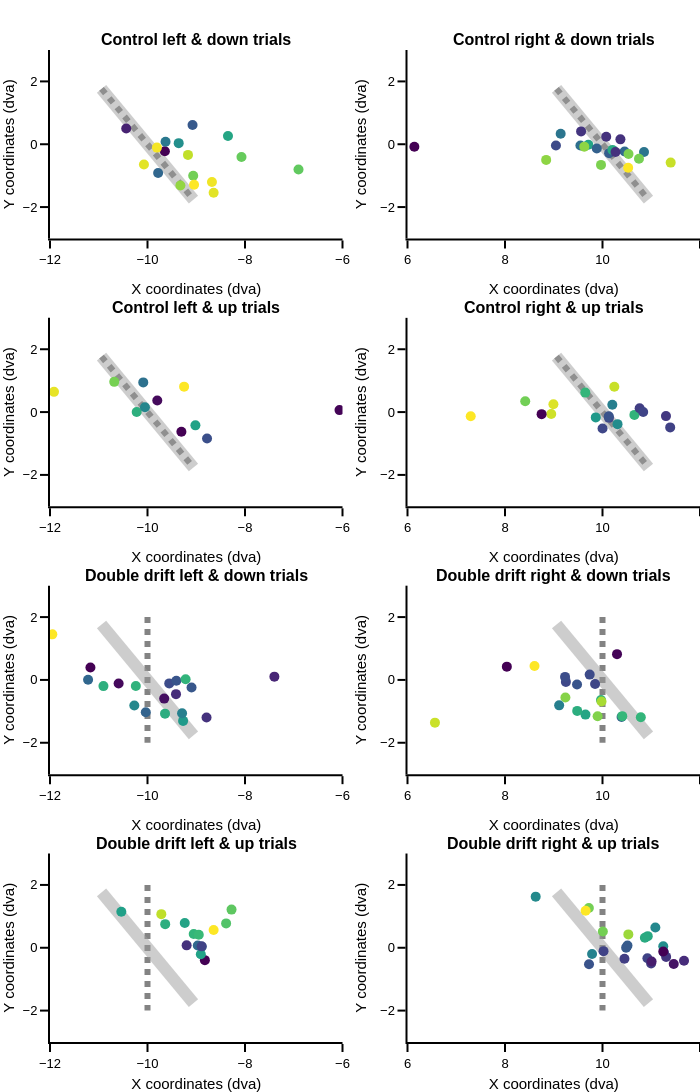

The notebook cell this image was saved under:
### Code cell
# figure specific settings
subplot_titles = ('<b>Control left & down trials<b>', '<b>Control right & down trials<b>',
                  '<b>Control left & up trials<b>', '<b>Control right & up trials<b>',
                  '<b>Double drift left & down trials<b>', '<b>Double drift right & down trials<b>',
                  '<b>Double drift left & up trials<b>', '<b>Double drift right & up trials<b>')

# subplot settings

rows, cols = 4, 2
leg_mergin = 0
fig_height, fig_width = 350*rows, 350*cols+leg_mergin
column_widths,row_heights = [1,1],[1,1,1,1]
sb_specs = [[{},{}], [{},{}], [{},{}], [{},{}]]
fig = make_subplots(rows=rows, cols=cols, print_grid=False, vertical_spacing=0.08, horizontal_spacing=0.1, 
                    column_widths=column_widths, row_heights=row_heights, subplot_titles=subplot_titles)

sds = ['Left saccades', 'Right saccades']
sd_cols = [colors_panel[1], colors_panel[7]]

x_legend = 1.05
y_legend_step = 0.03
y_legend_sd = 0.97
rad_leg = 0.016
color_scale = 'Viridis'

# Perceived path
gabor_path, gabor_steps = 4, 10
df_cond = df_all.loc[(df_all.main_sac_trial == 1)]
for col in np.arange(cols):
    if col == 0: ctr_ext_motion = [-10, 0]
    elif col == 1: ctr_ext_motion = [10, 0]
    for row in np.arange(rows):
        if row == 0: ext_motion_ori = df_cond.ext_mot_ori.mean()
        elif row == 1: ext_motion_ori = df_cond.ext_mot_ori.mean()
        elif row == 2: ext_motion_ori = 0
        elif row == 3: ext_motion_ori = 0
        amp_from_ctr = np.linspace(-gabor_path/2, gabor_path/2, gabor_steps);
        gabor_ctrs = [ctr_ext_motion[0] + amp_from_ctr * np.cos(np.deg2rad(ext_motion_ori+90)), 
                      ctr_ext_motion[1] + amp_from_ctr * -np.sin(np.deg2rad(ext_motion_ori+90))]
        fig.append_trace(go.Scatter(x=gabor_ctrs[0], y=gabor_ctrs[1], mode='lines', marker_color='rgba(100, 100, 100, 0.8)', 
                                    line_width=6, line_dash='dot'), row=row+1, col=col+1)
     
# # Show Physical gabor path
for col in np.arange(cols):
    if col == 0: ctr_ext_motion = [-10, 0]
    elif col == 1: ctr_ext_motion = [10, 0]
    for row in np.arange(rows):
        if row == 0: ext_motion_ori = df_cond.ext_mot_ori.mean()
        elif row == 1: ext_motion_ori = df_cond.ext_mot_ori.mean()
        elif row == 2: ext_motion_ori = df_cond.ext_mot_ori.mean()
        elif row == 3: ext_motion_ori = df_cond.ext_mot_ori.mean()
        amp_from_ctr = np.linspace(-gabor_path/2, gabor_path/2, gabor_steps);
        gabor_ctrs = [ctr_ext_motion[0] + amp_from_ctr * np.cos(np.deg2rad(ext_motion_ori+90)), 
                      ctr_ext_motion[1] + amp_from_ctr * -np.sin(np.deg2rad(ext_motion_ori+90))]
        fig.append_trace(go.Scatter(x=gabor_ctrs[0], y=gabor_ctrs[1], mode='lines', marker_color='rgba(155, 155, 155, 0.5)', 
                                    line_width=12), row=row+1, col=col+1)

for row in np.arange(rows):
    if row == 0: trial_type, ext_mot_ver_dir = 1, 1
    elif row == 1: trial_type, ext_mot_ver_dir = 1, 2
    elif row == 2: trial_type, ext_mot_ver_dir = 2, 1
    elif row == 3: trial_type, ext_mot_ver_dir = 2, 2

    for sd_num, sd in enumerate(sds):

        df_cond = df_all.loc[(df_all.main_sac_trial == 1) & (df_all.ext_mot_pos == sd_num+1) 
                              & (df_all.trial_type == trial_type) & (df_all.ext_mot_ver_dir==ext_mot_ver_dir)]
        x = df_cond['sac_x_offset_trial']
        y = df_cond['sac_y_offset_trial']
        z = df_cond['sac_onset_gabor_path_prct']

        fig.append_trace(go.Scatter(x=x, y=y, name=sd, mode='markers',
                                    marker_color=z, marker_colorscale=color_scale, marker_showscale=False,
                                    marker_size=10, marker_opacity=1, marker_symbol='circle'), 
                                    row=row+1, col=sd_num+1)
        
# axes settings
for row in np.arange(rows):
    for col in np.arange(cols):
        if col==0: x_range = [-12,-6]
        else: x_range = [6,12]
        fig.update_xaxes(visible=True, ticklen=8, linewidth=template_specs['axes_width'], range=x_range, title='X coordinates (dva)', row=row+1, col=col+1)
        fig.update_yaxes(visible=True, ticklen=8, linewidth=template_specs['axes_width'], range=[-3,3], title='Y coordinates (dva)',row=row+1, col=col+1)
    
fig.layout.update(template=fig_template, width=fig_width, height=fig_height, margin_l=50, 
                  margin_r=leg_mergin, margin_t=50, margin_b=50, showlegend=False)
fig.show()
if not os.path.exists(fig_dir):os.mkdir(fig_dir)
fig.write_image('{}/{}_saccade_correlation_all.pdf'.format(fig_dir, subject))

### Figure 1 — Plotly figure (JSON) as saved in the notebook; plotly's stock layout.template omitted (floating-point values rounded to 4 significant figures)
{"data": [{"line": {"dash": "dot", "width": 6}, "marker": {"color": "rgba(100, 100, 100, 0.8)"}, "mode": "lines", "type": "scatter", "x": [-10.94, -10.73, -10.52, -10.31, -10.1, -9.895, -9.686, -9.476, -9.267, -9.057], "xaxis": "x", "y": [1.764, 1.372, 0.9799, 0.5879, 0.196, -0.196, -0.5879, -0.9799, -1.372, -1.764], "yaxis": "y"}, {"line": {"dash": "dot", "width": 6}, "marker": {"color": "rgba(100, 100, 100, 0.8)"}, "mode": "lines", "type": "scatter", "x": [-10.94, -10.73, -10.52, -10.31, -10.1, -9.895, -9.686, -9.476, -9.267, -9.057], "xaxis": "x3", "y": [1.764, 1.372, 0.9799, 0.5879, 0.196, -0.196, -0.5879, -0.9799, -1.372, -1.764], "yaxis": "y3"}, {"line": {"dash": "dot", "width": 6}, "marker": {"color": "rgba(100, 100, 100, 0.8)"}, "mode": "lines", "type": "scatter", "x": [-10.0, -10.0, -10.0, -10.0, -10.0, -10.0, -10.0, -10.0, -10.0, -10.0], "xaxis": "x5", "y": [2.0, 1.556, 1.111, 0.6667, 0.2222, -0.2222, -0.6667, -1.111, -1.556, -2.0], "yaxis": "y5"}, {"line": {"dash": "dot", "width": 6}, "marker": {"color": "rgba(100, 100, 100, 0.8)"}, "mode": "lines", "type": "scatter", "x": [-10.0, -10.0, -10.0, -10.0, -10.0, -10.0, -10.0, -10.0, -10.0, -10.0], "xaxis": "x7", "y": [2.0, 1.556, 1.111, 0.6667, 0.2222, -0.2222, -0.6667, -1.111, -1.556, -2.0], "yaxis": "y7"}, {"line": {"dash": "dot", "width": 6}, "marker": {"color": "rgba(100, 100, 100, 0.8)"}, "mode": "lines", "type": "scatter", "x": [9.057, 9.267, 9.476, 9.686, 9.895, 10.1, 10.31, 10.52, 10.73, 10.94], "xaxis": "x2", "y": [1.764, 1.372, 0.9799, 0.5879, 0.196, -0.196, -0.5879, -0.9799, -1.372, -1.764], "yaxis": "y2"}, {"line": {"dash": "dot", "width": 6}, "marker": {"color": "rgba(100, 100, 100, 0.8)"}, "mode": "lines", "type": "scatter", "x": [9.057, 9.267, 9.476, 9.686, 9.895, 10.1, 10.31, 10.52, 10.73, 10.94], "xaxis": "x4", "y": [1.764, 1.372, 0.9799, 0.5879, 0.196, -0.196, -0.5879, -0.9799, -1.372, -1.764], "yaxis": "y4"}, {"line": {"dash": "dot", "width": 6}, "marker": {"color": "rgba(100, 100, 100, 0.8)"}, "mode": "lines", "type": "scatter", "x": [10.0, 10.0, 10.0, 10.0, 10.0, 10.0, 10.0, 10.0, 10.0, 10.0], "xaxis": "x6", "y": [2.0, 1.556, 1.111, 0.6667, 0.2222, -0.2222, -0.6667, -1.111, -1.556, -2.0], "yaxis": "y6"}, {"line": {"dash": "dot", "width": 6}, "marker": {"color": "rgba(100, 100, 100, 0.8)"}, "mode": "lines", "type": "scatter", "x": [10.0, 10.0, 10.0, 10.0, 10.0, 10.0, 10.0, 10.0, 10.0, 10.0], "xaxis": "x8", "y": [2.0, 1.556, 1.111, 0.6667, 0.2222, -0.2222, -0.6667, -1.111, -1.556, -2.0], "yaxis": "y8"}, {"line": {"width": 12}, "marker": {"color": "rgba(155, 155, 155, 0.5)"}, "mode": "lines", "type": "scatter", "x": [-10.94, -10.73, -10.52, -10.31, -10.1, -9.895, -9.686, -9.476, -9.267, -9.057], "xaxis": "x", "y": [1.764, 1.372, 0.9799, 0.5879, 0.196, -0.196, -0.5879, -0.9799, -1.372, -1.764], "yaxis": "y"}, {"line": {"width": 12}, "marker": {"color": "rgba(155, 155, 155, 0.5)"}, "mode": "lines", "type": "scatter", "x": [-10.94, -10.73, -10.52, -10.31, -10.1, -9.895, -9.686, -9.476, -9.267, -9.057], "xaxis": "x3", "y": [1.764, 1.372, 0.9799, 0.5879, 0.196, -0.196, -0.5879, -0.9799, -1.372, -1.764], "yaxis": "y3"}, {"line": {"width": 12}, "marker": {"color": "rgba(155, 155, 155, 0.5)"}, "mode": "lines", "type": "scatter", "x": [-10.94, -10.73, -10.52, -10.31, -10.1, -9.895, -9.686, -9.476, -9.267, -9.057], "xaxis": "x5", "y": [1.764, 1.372, 0.9799, 0.5879, 0.196, -0.196, -0.5879, -0.9799, -1.372, -1.764], "yaxis": "y5"}, {"line": {"width": 12}, "marker": {"color": "rgba(155, 155, 155, 0.5)"}, "mode": "lines", "type": "scatter", "x": [-10.94, -10.73, -10.52, -10.31, -10.1, -9.895, -9.686, -9.476, -9.267, -9.057], "xaxis": "x7", "y": [1.764, 1.372, 0.9799, 0.5879, 0.196, -0.196, -0.5879, -0.9799, -1.372, -1.764], "yaxis": "y7"}, {"line": {"width": 12}, "marker": {"color": "rgba(155, 155, 155, 0.5)"}, "mode": "lines", "type": "scatter", "x": [9.057, 9.267, 9.476, 9.686, 9.895, 10.1, 10.31, 10.52, 10.73, 10.94], "xaxis": "x2", "y": [1.764, 1.372, 0.9799, 0.5879, 0.196, -0.196, -0.5879, -0.9799, -1.372, -1.764], "yaxis": "y2"}, {"line": {"width": 12}, "marker": {"color": "rgba(155, 155, 155, 0.5)"}, "mode": "lines", "type": "scatter", "x": [9.057, 9.267, 9.476, 9.686, 9.895, 10.1, 10.31, 10.52, 10.73, 10.94], "xaxis": "x4", "y": [1.764, 1.372, 0.9799, 0.5879, 0.196, -0.196, -0.5879, -0.9799, -1.372, -1.764], "yaxis": "y4"}, {"line": {"width": 12}, "marker": {"color": "rgba(155, 155, 155, 0.5)"}, "mode": "lines", "type": "scatter", "x": [9.057, 9.267, 9.476, 9.686, 9.895, 10.1, 10.31, 10.52, 10.73, 10.94], "xaxis": "x6", "y": [1.764, 1.372, 0.9799, 0.5879, 0.196, -0.196, -0.5879, -0.9799, -1.372, -1.764], "yaxis": "y6"}, {"line": {"width": 12}, "marker": {"color": "rgba(155, 155, 155, 0.5)"}, "mode": "lines", "type": "scatter", "x": [9.057, 9.267, 9.476, 9.686, 9.895, 10.1, 10.31, 10.52, 10.73, 10.94], "xaxis": "x8", "y": [1.764, 1.372, 0.9799, 0.5879, 0.196, -0.196, -0.5879, -0.9799, -1.372, -1.764], "yaxis": "y8"}, {"marker": {"color": [0.6208, 0.4167, 0.6, 0.6792, 0.2833, 0.5875, 0.6708, 0.6875, 0.4458, 0.5917, 0.5208, 0.4833, 0.3958, 0.65, 0.3208, 0.6833, 0.6708], "colorscale": [[0, "#440154"], [0.1111, "#482878"], [0.2222, "#3e4989"], [0.3333, "#31688e"], [0.4444, "#26828e"], [0.5556, "#1f9e89"], [0.6667, "#35b779"], [0.7778, "#6ece58"], [0.8889, "#b5de2b"], [1, "#fde725"]], "opacity": 1, "showscale": false, "size": 10, "symbol": "circle"}, "mode": "markers", "name": "Left saccades", "type": "scatter", "x": [-9.325, -9.782, -9.062, -8.678, -9.644, -6.902, -8.643, -9.045, -9.63, -8.072, -8.349, -9.36, -9.076, -9.17, -10.44, -9.807, -10.07], "xaxis": "x", "y": [-1.315, -0.9173, -1.0, -1.201, -0.2215, -0.8031, -1.544, -1.291, 0.07962, -0.405, 0.2596, 0.03462, 0.6127, -0.3392, 0.5019, -0.1073, -0.6473], "yaxis": "y"}, {"marker": {"color": [0.35, 0.2833, 0.3958, 0.5833, 0.2167, 0.2833, 0.3208, 0.3833, 0.4958, 0.3708, 0.675, 0.6375, 0.5792, 0.5833, 0.2833, 0.4833, 0.2875, 0.3583, 0.5958, 0.3958, 0.5958], "colorscale": [[0, "#440154"], [0.1111, "#482878"], [0.2222, "#3e4989"], [0.3333, "#31688e"], [0.4444, "#26828e"], [0.5556, "#1f9e89"], [0.6667, "#35b779"], [0.7778, "#6ece58"], [0.8889, "#b5de2b"], [1, "#fde725"]], "opacity": 1, "showscale": false, "size": 10, "symbol": "circle"}, "mode": "markers", "name": "Right saccades", "type": "scatter", "x": [10.14, 10.37, 10.85, 9.969, 6.141, 10.08, 9.045, 9.547, 10.2, 10.45, 10.53, 11.4, 10.75, 10.53, 10.27, 9.71, 9.561, 9.883, 8.844, 9.142, 9.627], "xaxis": "x2", "y": [-0.2838, 0.1558, -0.2458, -0.6577, -0.07962, 0.2388, -0.04154, -0.04154, -0.18, -0.2319, -0.7477, -0.585, -0.4604, -0.3081, -0.2458, -0.01385, 0.4085, -0.135, -0.4985, 0.3323, -0.07615], "yaxis": "y2"}, {"marker": {"color": [0.4125, 0.7875, 0.2917, 0.575, 0.6042, 0.5208, 0.6833, 0.2958, 0.475, 0.7708, 0.3042], "colorscale": [[0, "#440154"], [0.1111, "#482878"], [0.2222, "#3e4989"], [0.3333, "#31688e"], [0.4444, "#26828e"], [0.5556, "#1f9e89"], [0.6667, "#35b779"], [0.7778, "#6ece58"], [0.8889, "#b5de2b"], [1, "#fde725"]], "opacity": 1, "showscale": false, "size": 10, "symbol": "circle"}, "mode": "markers", "name": "Left saccades", "type": "scatter", "x": [-8.778, -9.249, -9.305, -9.017, -10.22, -10.05, -10.68, -6.061, -10.09, -11.92, -9.8], "xaxis": "x3", "y": [-0.8412, 0.81, -0.6265, -0.4223, 0.003462, 0.1523, 0.9623, 0.06231, 0.945, 0.6438, 0.3669], "yaxis": "y3"}, {"marker": {"color": [0.5708, 0.6833, 0.525, 0.7125, 0.375, 0.3875, 0.3958, 0.5042, 0.3833, 0.6917, 0.3958, 0.4833, 0.3083, 0.575, 0.625, 0.4125, 0.3917, 0.6792], "colorscale": [[0, "#440154"], [0.1111, "#482878"], [0.2222, "#3e4989"], [0.3333, "#31688e"], [0.4444, "#26828e"], [0.5556, "#1f9e89"], [0.6667, "#35b779"], [0.7778, "#6ece58"], [0.8889, "#b5de2b"], [1, "#fde725"]], "opacity": 1, "showscale": false, "size": 10, "symbol": "circle"}, "mode": "markers", "name": "Right saccades", "type": "scatter", "x": [10.65, 8.948, 9.862, 7.297, 11.3, 11.39, 10.0, 10.31, 10.76, 8.993, 10.13, 10.2, 8.751, 9.647, 8.415, 10.13, 10.83, 10.24], "xaxis": "x4", "y": [-0.09, -0.06231, -0.1696, -0.1315, -0.1281, -0.4881, -0.5227, -0.3842, 0.1246, 0.2492, -0.1835, 0.2319, -0.06577, 0.6196, 0.3462, -0.135, 0.003462, 0.8065], "yaxis": "y4"}, {"marker": {"color": [0.3708, 0.4167, 0.6292, 0.575, 0.5125, 0.6708, 0.425, 0.5917, 0.4917, 0.4708, 0.3625, 0.6833, 0.4042, 0.8667, 0.4875, 0.5208, 0.6875, 0.35, 0.675], "colorscale": [[0, "#440154"], [0.1111, "#482878"], [0.2222, "#3e4989"], [0.3333, "#31688e"], [0.4444, "#26828e"], [0.5556, "#1f9e89"], [0.6667, "#35b779"], [0.7778, "#6ece58"], [0.8889, "#b5de2b"], [1, "#fde725"]], "opacity": 1, "showscale": false, "size": 10, "symbol": "circle"}, "mode": "markers", "name": "Left saccades", "type": "scatter", "x": [-9.658, -9.415, -9.27, -9.291, -10.03, -9.64, -8.789, -10.27, -9.097, -9.554, -10.59, -10.24, -7.397, -11.95, -9.408, -11.22, -9.218, -11.17, -10.9], "xaxis": "x5", "y": [-0.5954, -0.4535, -1.305, -1.063, -1.028, -1.073, -1.198, -0.8169, -0.2388, -0.1108, -0.1142, -0.1938, 0.1038, 1.45, -0.02769, 0.003462, 0.02077, 0.3946, -0.1973], "yaxis": "y5"}, {"marker": {"color": [0.4333, 0.725, 0.6708, 0.5667, 0.5833, 0.6, 0.2917, 0.3917, 0.4, 0.5875, 0.2875, 0.6042, 0.3875, 0.675, 0.4917, 0.4125, 0.7, 0.7625, 0.3958], "colorscale": [[0, "#440154"], [0.1111, "#482878"], [0.2222, "#3e4989"], [0.3333, "#31688e"], [0.4444, "#26828e"], [0.5556, "#1f9e89"], [0.6667, "#35b779"], [0.7778, "#6ece58"], [0.8889, "#b5de2b"], [1, "#fde725"]], "opacity": 1, "showscale": false, "size": 10, "symbol": "circle"}, "mode": "markers", "name": "Right saccades", "type": "scatter", "x": [10.39, 6.563, 9.9, 9.651, 9.481, 10.79, 10.3, 9.249, 9.232, 9.969, 8.038, 10.41, 9.848, 9.239, 9.111, 9.478, 9.98, 8.605, 9.737], "xaxis": "x6", "y": [-1.18, -1.36, -1.156, -1.104, -0.9865, -1.191, 0.8204, -0.06231, 0.09692, -0.6404, 0.4223, -1.153, -0.1281, -0.5573, -0.81, -0.1454, -0.6854, 0.4431, 0.1696], "yaxis": "y6"}, {"marker": {"color": [0.8125, 0.4833, 0.6333, 0.6667, 0.6417, 0.2875, 0.5875, 0.7625, 0.3625, 0.4625, 0.6792, 0.3917, 0.5917, 0.6167, 0.5833], "colorscale": [[0, "#440154"], [0.1111, "#482878"], [0.2222, "#3e4989"], [0.3333, "#31688e"], [0.4444, "#26828e"], [0.5556, "#1f9e89"], [0.6667, "#35b779"], [0.7778, "#6ece58"], [0.8889, "#b5de2b"], [1, "#fde725"]], "opacity": 1, "showscale": false, "size": 10, "symbol": "circle"}, "mode": "markers", "name": "Left saccades", "type": "scatter", "x": [-8.643, -8.889, -9.052, -8.387, -8.948, -8.823, -8.907, -9.717, -9.197, -8.969, -8.277, -8.889, -9.235, -9.637, -10.54], "xaxis": "x7", "y": [0.5642, 0.03115, 0.4362, 0.7754, 0.4119, -0.3946, -0.2077, 1.07, 0.07615, 0.07269, 1.215, 0.045, 0.7858, 0.7512, 1.146], "yaxis": "y7"}, {"marker": {"color": [0.6625, 0.375, 0.5125, 0.6625, 0.5, 0.4125, 0.575, 0.3833, 0.3667, 0.5208, 0.6917, 0.3792, 0.5167, 0.3875, 0.35, 0.4292, 0.3292, 0.5792, 0.425, 0.7625, 0.2917, 0.3167, 0.3875], "colorscale": [[0, "#440154"], [0.1111, "#482878"], [0.2222, "#3e4989"], [0.3333, "#31688e"], [0.4444, "#26828e"], [0.5556, "#1f9e89"], [0.6667, "#35b779"], [0.7778, "#6ece58"], [0.8889, "#b5de2b"], [1, "#fde725"]], "opacity": 1, "showscale": false, "size": 10, "symbol": "circle"}, "mode": "markers", "name": "Right saccades", "type": "scatter", "x": [10.01, 11.0, 11.08, 9.72, 9.786, 9.723, 10.93, 11.26, 11.31, 11.25, 10.53, 10.45, 8.63, 10.92, 11.67, 10.51, 11.01, 10.87, 10.48, 9.654, 11.25, 11.46, 10.02], "xaxis": "x8", "y": [0.5158, -0.5019, 0.6473, 1.267, -0.2008, -0.5227, 0.3704, -0.1523, -0.2908, 0.045, 0.4258, -0.3496, 1.627, -0.3358, -0.4119, 0.06923, -0.4396, 0.3185, 0.003462, 1.177, -0.1212, -0.5158, -0.1073], "yaxis": "y8"}], "layout": {"annotations": [{"font": {"size": 16}, "showarrow": false, "text": "<b>Control left & down trials<b>", "x": 0.225, "xanchor": "center", "xref": "paper", "y": 1, "yanchor": "bottom", "yref": "paper"}, {"font": {"size": 16}, "showarrow": false, "text": "<b>Control right & down trials<b>", "x": 0.775, "xanchor": "center", "xref": "paper", "y": 1, "yanchor": "bottom", "yref": "paper"}, {"font": {"size": 16}, "showarrow": false, "text": "<b>Control left & up trials<b>", "x": 0.225, "xanchor": "center", "xref": "paper", "y": 0.73, "yanchor": "bottom", "yref": "paper"}, {"font": {"size": 16}, "showarrow": false, "text": "<b>Control right & up trials<b>", "x": 0.775, "xanchor": "center", "xref": "paper", "y": 0.73, "yanchor": "bottom", "yref": "paper"}, {"font": {"size": 16}, "showarrow": false, "text": "<b>Double drift left & down trials<b>", "x": 0.225, "xanchor": "center", "xref": "paper", "y": 0.46, "yanchor": "bottom", "yref": "paper"}, {"font": {"size": 16}, "showarrow": false, "text": "<b>Double drift right & down trials<b>", "x": 0.775, "xanchor": "center", "xref": "paper", "y": 0.46, "yanchor": "bottom", "yref": "paper"}, {"font": {"size": 16}, "showarrow": false, "text": "<b>Double drift left & up trials<b>", "x": 0.225, "xanchor": "center", "xref": "paper", "y": 0.19, "yanchor": "bottom", "yref": "paper"}, {"font": {"size": 16}, "showarrow": false, "text": "<b>Double drift right & up trials<b>", "x": 0.775, "xanchor": "center", "xref": "paper", "y": 0.19, "yanchor": "bottom", "yref": "paper"}], "height": 1400, "margin": {"b": 50, "l": 50, "r": 0, "t": 50}, "showlegend": false, "width": 700, "xaxis": {"anchor": "y", "domain": [0, 0.45], "linewidth": 2, "range": [-12, -6], "ticklen": 8, "title": {"text": "X coordinates (dva)"}, "visible": true}, "xaxis2": {"anchor": "y2", "domain": [0.55, 1], "linewidth": 2, "range": [6, 12], "ticklen": 8, "title": {"text": "X coordinates (dva)"}, "visible": true}, "xaxis3": {"anchor": "y3", "domain": [0, 0.45], "linewidth": 2, "range": [-12, -6], "ticklen": 8, "title": {"text": "X coordinates (dva)"}, "visible": true}, "xaxis4": {"anchor": "y4", "domain": [0.55, 1], "linewidth": 2, "range": [6, 12], "ticklen": 8, "title": {"text": "X coordinates (dva)"}, "visible": true}, "xaxis5": {"anchor": "y5", "domain": [0, 0.45], "linewidth": 2, "range": [-12, -6], "ticklen": 8, "title": {"text": "X coordinates (dva)"}, "visible": true}, "xaxis6": {"anchor": "y6", "domain": [0.55, 1], "linewidth": 2, "range": [6, 12], "ticklen": 8, "title": {"text": "X coordinates (dva)"}, "visible": true}, "xaxis7": {"anchor": "y7", "domain": [0, 0.45], "linewidth": 2, "range": [-12, -6], "ticklen": 8, "title": {"text": "X coordinates (dva)"}, "visible": true}, "xaxis8": {"anchor": "y8", "domain": [0.55, 1], "linewidth": 2, "range": [6, 12], "ticklen": 8, "title": {"text": "X coordinates (dva)"}, "visible": true}, "yaxis": {"anchor": "x", "domain": [0.81, 1], "linewidth": 2, "range": [-3, 3], "ticklen": 8, "title": {"text": "Y coordinates (dva)"}, "visible": true}, "yaxis2": {"anchor": "x2", "domain": [0.81, 1], "linewidth": 2, "range": [-3, 3], "ticklen": 8, "title": {"text": "Y coordinates (dva)"}, "visible": true}, "yaxis3": {"anchor": "x3", "domain": [0.54, 0.73], "linewidth": 2, "range": [-3, 3], "ticklen": 8, "title": {"text": "Y coordinates (dva)"}, "visible": true}, "yaxis4": {"anchor": "x4", "domain": [0.54, 0.73], "linewidth": 2, "range": [-3, 3], "ticklen": 8, "title": {"text": "Y coordinates (dva)"}, "visible": true}, "yaxis5": {"anchor": "x5", "domain": [0.27, 0.46], "linewidth": 2, "range": [-3, 3], "ticklen": 8, "title": {"text": "Y coordinates (dva)"}, "visible": true}, "yaxis6": {"anchor": "x6", "domain": [0.27, 0.46], "linewidth": 2, "range": [-3, 3], "ticklen": 8, "title": {"text": "Y coordinates (dva)"}, "visible": true}, "yaxis7": {"anchor": "x7", "domain": [0, 0.19], "linewidth": 2, "range": [-3, 3], "ticklen": 8, "title": {"text": "Y coordinates (dva)"}, "visible": true}, "yaxis8": {"anchor": "x8", "domain": [0, 0.19], "linewidth": 2, "range": [-3, 3], "ticklen": 8, "title": {"text": "Y coordinates (dva)"}, "visible": true}}}
